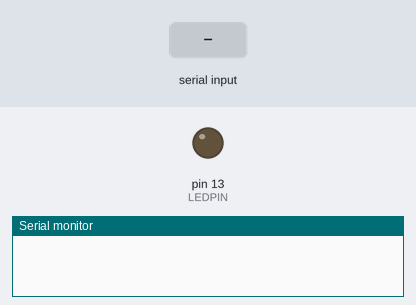
Simulated run of this sketch. Board: Arduino Uno, built with avr-gcc and run on an emulated ATmega328P. Shown: output pins drawn as LEDs (lit = HIGH), the last lines printed to the serial monitor. Dashed ring = blinking. The inputs (shaded band) are chosen by the test bench.

Above: at 1.2 s.
1.3 s: "90,45\n" received over the second serial link
At 1.4 s:
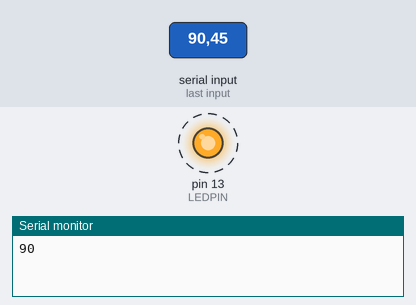
Timing chart, 0 to 10.3 s (numbered marks = the images above; inputs shaded):
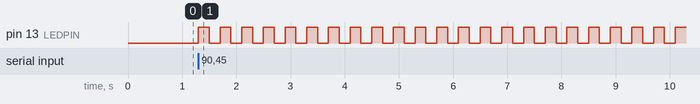

Measured:
- after the input at 1.3 s, pin 13 (LEDPIN): alternates HIGH for 0.20 s and LOW for 0.20 s, starting at once

The sketch:

MCU2.ino
```cpp
/* SoftwareSerial example, MCU1 to MCU2. This sketch is for MCU2.
 * Author: D. Dubins
 * Date: 25-Dec-21

 * Description: This project illustrates how to get one MCU to send messages to another through a SoftwareSerial connection.
 * This sketch is for the first MCU (MCU1). The second MCU (MCU2) will be powered parasitically through the Vin and GND pins of MCU1.
 * This is hookup is optional though, they can be independently powered.
 *
 * Each MCU receives an integer from the other MCU, and flashes that number of times + 1.

 * Connections: (MCU1 - MCU2)
 * Vin - Vin (or power independently)
 * GND - GND (or power independently)
 * Pin 2 - Pin 3 (RX - TX)
 * Pin 3 - Pin 2 (TX - RX)
*/

#include <SoftwareSerial.h> // include the software serial library
SoftwareSerial mySerial(2,3); // define software serial connection RX:2, TX:3

#define LEDPIN 13

void setup(){
  Serial.begin(57600); // start serial connection
  mySerial.begin(57600); // start software serial connection (max speed for SoftwareSerial is 57600 for Uno)
  pinMode(LEDPIN,OUTPUT); // set LEDPIN to OUTPUT mode
}

void loop(){
  if(mySerial.available()){    // if there's something received by mySerial
    int i=mySerial.parseInt(); // store it to readKey
    Serial.println(i);         // send i to the regular Serial Monitor
    flashLED(i);               // flash onboard LED i times
    mySerial.print(i+1);       // send i+1 to the other MCU
  }
}

void flashLED(int n){ // flash the LED n times
  for(int i=0;i<n;i++){
    digitalWrite(LEDPIN,HIGH); // turn on LED
    delay(200);                // wait a bit
    digitalWrite(LEDPIN,LOW);  // turn off LED
    delay(200);                // wait a bit
  }
}
```
